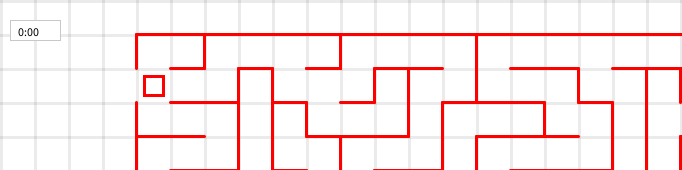
Frame 1 (no input)
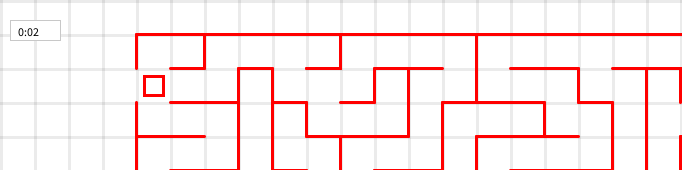
Frame 60 (the mouse pressed at the canvas centre just before this capture)
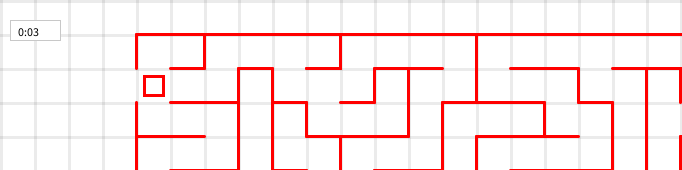
Frame 120 (the mouse held since frame 60 and released just before this capture)

The Processing sketch that drew these frames (run headless with seeded random() and noise(); from frame 60 on, the mouse is pressed at the canvas centre):

// Processing sketch: processing_126147
// ── processing_126147.pde

Temps cronometre;
int blocksize = 34;
float xPos = 170;
float yPos = 34;
float aceleracioX = 3.405;
float aceleracioY = 3.405;
float desaceleracio = 0.9;
float velX = 0;
float velY = 0;
int seg;
int min;
boolean fi = false;
float[][] poX = {{34,  68,  34,  0,   34,  102, 102, 136, 170,204,136,170,170,204,170,204,0,  34, 34, 34, 102,34, 68, 34, 34, 0,  68,  68, 34, 34, 102,102,102,0,  68, 34, 68, 34, 102,136,136,170,68, 102,102,136,136,170,170,238,238,476,408,408,238,340,204,238,272,374,476,646,578,578,544,544,544,646,612,68, 68, 102,136,170,170,170,238,170,204,170,136,204,204,204,272,272,340,306,306,306,408,340,340,374,476,442,442,578,476,510,510,612,544,544,646,544,578,578,442,374,442,272,272,306,306,374,340,374,442,408,374,374,442,408,476,272,238,272,306,340,340,442,510,510,544,340,340,374,374,408,408,476,442,510,136,136,510,544,544,612,612,646,646,238,238,510,476,476,612,578,578,612,476,510,68, 408,0, 0,0,  680, 0,   680, 680,714},
                 {68,  68,  102, 68,  102, 102, 136, 136, 204,204,170,170,272,204,204,204,34, 34, 68, 170,102,68, 68, 68, 34, 34, 102, 68, 68, 102,170,102,238,68, 68, 68, 68, 34, 238,204,136,170,102,102,136,136,272,170,238,238,476,476,476,408,306,340,238,238,272,442,612,646,646,578,578,544,646,646,646,68, 136,102,170,170,238,238,238,204,204,204,136,204,272,272,272,340,340,306,306,408,408,442,340,476,476,476,442,578,578,510,646,612,544,612,646,544,612,578,578,442,442,272,306,306,374,374,340,442,442,408,374,442,442,476,476,272,306,340,340,340,442,442,612,510,544,340,374,374,476,408,476,476,510,510,136,170,544,544,646,612,646,646,680,238,272,510,476,612,612,612,578,646,510,510,68, 408,0, 0,680,680, 680, 714, 714,714}};
float[][] poY = {{34,  0,   68,  102, 136, 34,  34,  34,  34, 0,  68, 68, 102,102,34, 0,  170,170,204,238,238,272,272,306,306,340,340, 340,374,408,374,374,306,442,408,476,476,510,544,476,476,510,510,442,442,408,408,442,442,442,476,374,374,374,34, 0,  68, 34, 34, 34, 34, 0,  68, 68, 102,102,136,102,102,136,170,170,136,136,204,170,136,272,204,340,340,340,374,510,510,544,510,476,68, 68, 68, 102,102,136,68, 68, 34, 408,408,408,544,374,442,510,306,374,374,306,340,306,306,408,442,374,374,306,408,408,408,442,476,544,510,510,544,170,136,340,238,170,170,136,34, 34, 34, 272,272,204,204,204,272,272,238,204,204,272,204,204,272,272,340,238,238,238,238,340,170,170,170,238,204,204,306,306,204,340,68,0,0,  0,   578, 544, 578,544},
                 {34,  34,  68,  102, 136, 136, 34,  136, 34, 34, 68, 102,102,136,34, 34, 170,204,204,238,340,272,306,306,340,340,340, 374,374,408,374,408,306,442,442,476,544,578,544,476,544,544,510,510,442,442,408,476,442,476,476,476,374,374,34, 68, 68, 68, 102,34, 34, 68, 68, 102,102,136,136,170,102,170,170,204,136,204,204,170,170,272,272,340,374,408,374,510,578,544,544,510,306,68, 102,102,136,136,136,68, 68, 476,408,544,544,510,510,510,544,408,374,374,340,306,340,442,442,442,374,442,476,408,442,476,544,544,544,510,578,340,136,340,238,238,170,170,34,170, 68, 340,272,272,204,272,272,306,238,272,238,272,204,306,272,340,340,272,238,340,238,374,204,170,238,238,238,204,306,340,238,374,578, 34, 0,   544, 578, 544,578,578}};
 
int pantalla = 1;

   
void setup(){
size(682,170);
cronometre = new Temps();
}

void draw(){  
  switch(pantalla){
    case 1:
      if(xPos>136 && ((yPos<75 && xPos>60) || (yPos>-477 && yPos<0))){
        xPos = 136;
        velX = 0;
        
      }
      if(xPos>170 && yPos>30 && yPos <=50 ){
        xPos = 170;
        velX = 0;
      }
      if(xPos<-510 && yPos>=-446 && yPos<68){
        xPos = -510;
        velX = 0;
      }
      if(xPos <-541 ){
        xPos  = -544;
        yPos = -476;
        velX = 0;
        pantalla = 2 ;
        fi = true;
      }
      
      if(yPos>68){
        yPos = 68;
        velY = 0;
      }  
      if(yPos<-476){
        yPos = -476;
        velY = 0;
      }
     
      println(xPos+","+yPos);
      background(255);
      rectMode(CORNER);
      strokeWeight(1);
      noFill();
      strokeWeight(3);
      stroke(0,0,0,20);
    //  rect(0,0,649,599);
      /*line(0,0,0,599);
      line(0,0,649,0);
      line(649,0,649,599);
      line(0,599,649,599);*/
      for(int i = -237; i<1400; i = i+blocksize){
        line(i+xPos, -300+yPos, i+xPos, 1000+yPos);
      }
      for(int i = -237; i<1400; i = i+blocksize){
        line(-300+xPos, i+yPos, 1400+xPos, i+yPos);
      }
      
         stroke(255,0,0);
      for(int i = 0; i<poX[0].length;i++){
        line(xPos+poX[0][i],yPos+poY[0][i],xPos+poX[1][i],yPos+poY[1][i]);
      }    
         
    
      
      //la posicio X i la Y, se li afegeix la velocitat, que pot ser positiva o negativa
      //aquesta velocitat va disminuint a cada volta del draw, per la multiplicacio per la desaceleracio
      //per ultim fa una comprovacio, si la velocitat absoluta, es menor a 0.01, la velocitat es igual a 0
      xPos = xPos+velX;
      yPos = yPos+velY;
      velX = velX * desaceleracio;
      velY = velY * desaceleracio;
      if (abs(velX) < .01) {
         velX = 0;
        }
      if (abs(velY) < .01) {
          velY = 0;
      }      
      rectMode(CENTER);
      rect(154, 86, blocksize-15,blocksize-15);
        //rect(xPos+12, yPos+12, blocksize-10,blocksize-10);  
      rectMode(CORNER);
      strokeWeight(1);
      fill(250);
     // rect(0,580-101,120,100);
      
      //println(mouseX+","+mouseY);
      cronometre.dibuixaCronometre();
      cronometre.limitCrono(10);
      break;
    case 2:
    cronometre.pausa();
    
      if(fi){
        seg = ((cronometre.pausa())/ 1000)%60;
        min =(cronometre.pausa()/ 60000);
        fi = false;
     }
      textAlign(CENTER);
      textSize(80);
       if(seg/10==0){
      text(min+":"+"0"+seg, width/2+50, height/2+30);
    }else{
      text(min+":"+seg,  width/2+50, height/2+30);
    }
      
    break;
    
    case 3:
  
    break;
}
}



void keyPressed() {
  if (keyCode == RIGHT) {
    velX = velX- aceleracioX;
  } else if (keyCode == LEFT) {
    velX = velX+aceleracioX;
  }
   
  if (keyCode == DOWN) {
    velY = velY-aceleracioY;
  } else if (keyCode == UP) {
    velY = velY+aceleracioY;
  }
}
void keyReleased() {
  if (key == 'T') {
  //  println("T pressed " + key);
  }
}

class Temps{
  int principi;
  int enrera;
  boolean pausat;
  Temps(){
    principi = millis();
    pausat = false;
  }
  
  void reiniciaEnrera(int segons){
    enrera = millis() + segons * 1000;
  }
  int principi(){
    return(principi);
  }
  int segons(){
    return (int)((millis() - principi)/ 1000)%60;
  }
  int minuts(){
    return (int)((millis() - principi)/ 60000);
  }
  
  int minutsEnrera(){
      int resultat = (int)((enrera-millis())/ 60000); 
      if (resultat < 0){
        resultat = 0;
      }
      return resultat;
  }
  
  int segonsEnrera(){
    int resultat = (int)((enrera-millis())/ 1000)%60;
    if (resultat < 0){
        resultat = 0;
      }
      return resultat; 
   }
  
  boolean fiEnrera(){
    return minutsEnrera() == 0 && segonsEnrera() == 0;
  }
  boolean limitCrono(int seg){
      return minuts()*60 + segons() == seg;
  }
  
  void dibuixaCronometre(){
    fill(255);
    stroke(200);
    rect(10,20,50,20);
    fill(0);
    stroke(0);
    if(segons()/10==0){
      text(minuts()+":"+"0"+segons(), 18, 36);
    }else{
      text(minuts()+":"+segons(), 18, 36);
    }

  }
  void dibuixaComptaEnrere(){
    fill(0);
    text(minutsEnrera()+":"+segonsEnrera(), 10, 100);
  }
  void reinicia(){
    principi = millis();
  }

 
  int pausa(){
    //if (pausat == false){
      return(millis() - principi);
     // pausat = true;
    
    //principi = millis() - pausa;
  } 
}
  
